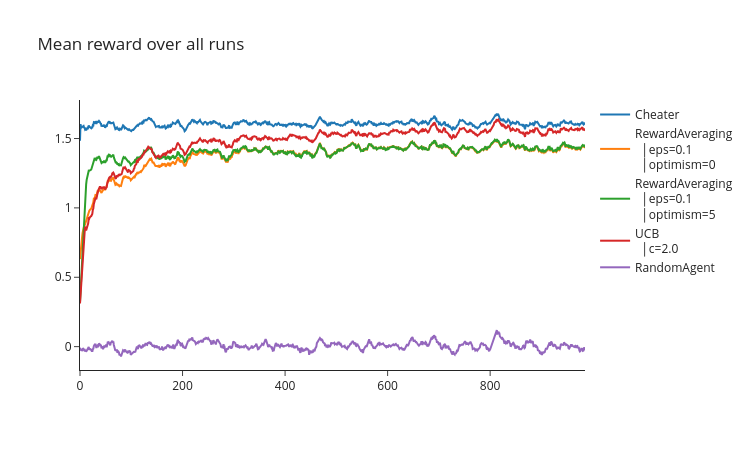

The notebook cell this image was saved under:
### Markdown cell above
### Exercise - implement UCBA selection
> ```yaml
> Difficulty: 🔴🔴🔴⚪⚪
> Importance: 🔵🔵⚪⚪⚪
> 
> You should spend up to 15-30 minutes on this exercise.
> ```

Once you feel good about your `RewardAveraging` implementation, you should implement `UCBActionSelection`.

This should store the same moving average rewards for each action as `RewardAveraging` did, but instead of taking actions using the epsilon-greedy strategy it should use Equation 2.10 in Section 2.7 to select actions using the upper confidence bound.

You should expect to see a small improvement over `RewardAveraging` using this strategy.

*Tip - be careful of division-by-zero errors!*

### Code cell
class UCBActionSelection(Agent):

    def __init__(self, num_arms: int, seed: int, c: float, eps: float = 1e-6):
        super().__init__(num_arms, seed)
        self.c = c
        self.eps = eps
        self.t = 0
        self.Q = np.zeros(self.num_arms)
        self.N = np.zeros(self.num_arms, dtype=np.int32)

    def get_action(self):
        self.t += 1
        return np.argmax(self.Q + self.c * np.sqrt(np.log(self.t) / (self.N + self.eps)))

    def observe(self, action, reward, info):
        self.N[action] += 1
        self.Q[action] += (reward - self.Q[action]) / self.N[action]

    def reset(self, seed: int):
        self.t = 0
        self.Q = np.zeros(self.num_arms)
        self.N = np.zeros(self.num_arms, dtype=np.int32)
        super().reset(seed)

    def __repr__(self):
        return f"UCB(c={self.c})"


cheater = CheatyMcCheater(num_arms, 0)
reward_averaging = RewardAveraging(num_arms, 0, epsilon=0.1, optimism=0)
reward_non_stat = RewardAveraging(num_arms, 0, epsilon=0.1, optimism=0)
reward_averaging_optimism = RewardAveraging(num_arms, 0, epsilon=0.1, optimism=5)
ucb = UCBActionSelection(num_arms, 0, c=2.0)
random = RandomAgent(num_arms, 0)

names = []
all_rewards = []

for agent in [cheater, reward_averaging, reward_averaging_optimism, ucb, random]:
    (rewards, num_correct) = run_agent(env, agent, n_runs=N_RUNS, base_seed=1)
    names.append(str(agent))
    all_rewards.append(rewards)

utils.plot_rewards(all_rewards, names, moving_avg_window=15)
# utils.plot_rewards(all_rewards, names, moving_avg_window=15, filename=str(section_dir / "2103.html"))

### Figure 1 — Plotly figure (JSON) as saved in the notebook; plotly's stock layout.template omitted (floating-point values rounded to 4 significant figures; data arrays with more than 128 entries replaced by an {"elided": "..."} marker saying what was removed)
{"data": [{"mode": "lines", "name": "Cheater", "type": "scatter", "y": {"elided": "986 float values"}}, {"mode": "lines", "name": "RewardAveraging<br>  │eps=0.1<br>  │optimism=0", "type": "scatter", "y": {"elided": "986 float values"}}, {"mode": "lines", "name": "RewardAveraging<br>  │eps=0.1<br>  │optimism=5", "type": "scatter", "y": {"elided": "986 float values"}}, {"mode": "lines", "name": "UCB<br>  │c=2.0", "type": "scatter", "y": {"elided": "986 float values"}}, {"mode": "lines", "name": "RandomAgent", "type": "scatter", "y": {"elided": "986 float values"}}], "layout": {"height": 450, "title": {"text": "Mean reward over all runs"}, "width": 750}}
